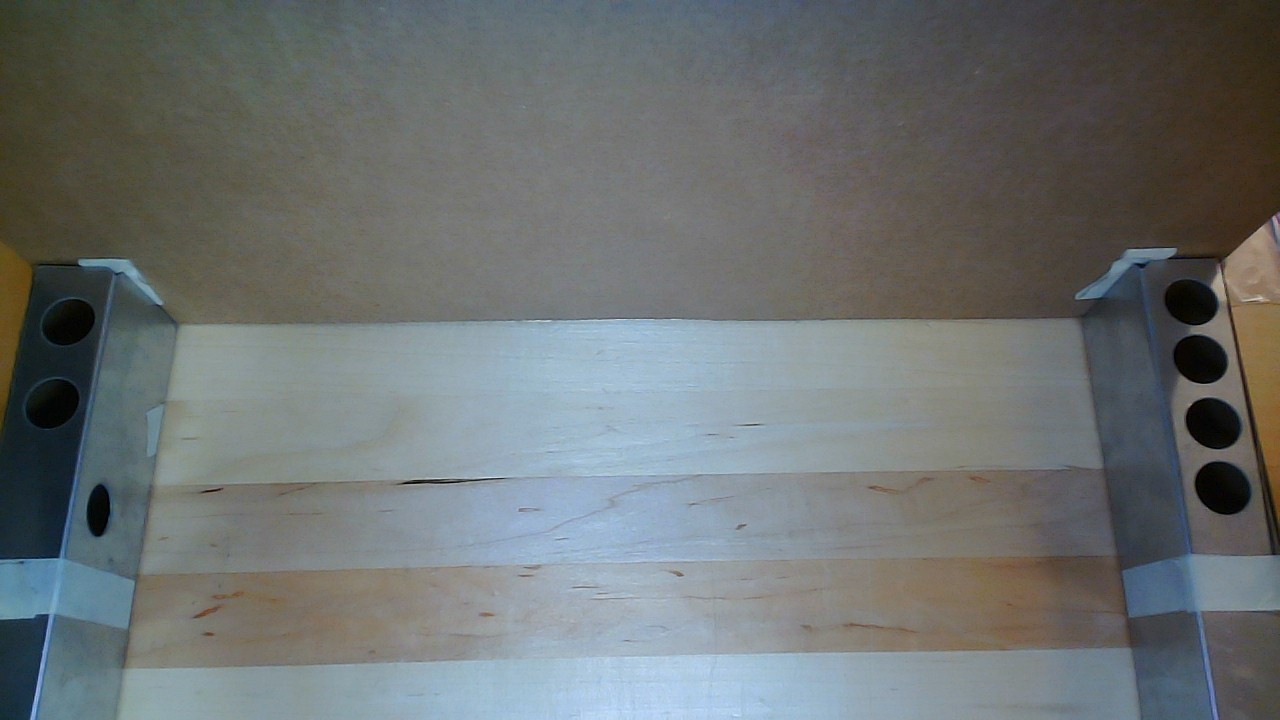
#> input picture Metal/Metal_1.jpg, 1280 x 720 px, given in place of the camera
$ python task_1.py
#> lines starting #> are read from the running program, lines starting #| are printed output that depends on the picture; after the words box and inside, x2 and y2 are one past the last pixel; in counts of white or black regions, pixels touching at a corner belong together; long printed decimals are rounded
# import dependencies
import os
import sys

import math
import numpy as np
import matplotlib.pyplot as plt

import cv2

from base64 import b64decode, b64encode
import PIL
import io
import html
import time

path_to_img = '/content/gdrive/MyDrive/Toyota Innovation Challenge Documents/Training Images/Metal/Metal_2.jpg'
algo_edgedetect = ['sobel', 'prewitt','canny','roberts','scharr']
def edgeDetector(img,algo_edgedetect=None):
    if algo_edgedetect == 'canny':
        img_edge = cv2.Canny(img,100,200)
    if algo_edgedetect == 'sobel':
        img_edge = cv2.Sobel(img,-1,1,0,ksize=-1)
    if algo_edgedetect == 'prewitt':
        prewitt_kernel_h = np.array([[1,1,1],
                                    [0,0,0],
                                    [-1,-1,-1]])
        prewitt_kernel_v = np.array([[-1,0,1],
                                    [-1,0,1],
                                    [-1,0,1]])
        prewitt_h = cv2.filter2D(img,-1,prewitt_kernel_h)
        prewitt_v = cv2.filter2D(img,-1,prewitt_kernel_v)
        img_edge = prewitt_h + prewitt_v
    if algo_edgedetect == 'roberts':
        roberts_kernel_h = np.array([[-1,0],[0,1]])
        roberts_kernel_v = np.array([[0,-1],[1,0]])
        roberts_h_ele = cv2.filter2D(img,-1,roberts_kernel_h)
        roberts_v_ele = cv2.filter2D(img,-1,roberts_kernel_v)
        img_edge = roberts_h_ele + roberts_v_ele
    if algo_edgedetect == 'scharr':
        # img_gaussian = cv2.GaussianBlur(img,(3,3),5)
        # img_edge = cv2.Laplacian(img_gaussian,-1)
        img_edge = cv2.Scharr(img,-1,1,0)
    # print(img_edge.dtype0
    plt.figure(figsize=(20,10))
    plt.subplot(121),plt.imshow(cv2.cvtColor(img,cv2.COLOR_BGR2RGB)),plt.title('Input',color='c')
    plt.subplot(122),plt.imshow(cv2.cvtColor(img_edge,cv2.COLOR_BGR2RGB)),plt.title('Output',color='c')
    #plt.show()
    return img_edge

# [47 lines left out: functions detectBlobs, process_contour, not called in this run]

circles = []

def distToClosestCircle(point):
  dist = 10000
  for c in circles:
    new_dist = math.sqrt((point[0] - c[0][0])**2 + (point[1] - c[0][1])**2)
    if new_dist < dist:
      dist = new_dist

  return dist

print(cv2.__version__)
vid = cv2.VideoCapture(0)
#for i in range(6):
while True:
    #path_to_img = 'Metal/Metal_' + str(i+1) + '.jpg'
    #image = cv2.imread(path_to_img)
    ret, image = vid.read()
#> image is the input picture: shape (720, 1280, 3); mean B, G, R 113, 113, 108
    # show the image, provide window name first
    grayscale = cv2.cvtColor(image,cv2.COLOR_BGR2GRAY)
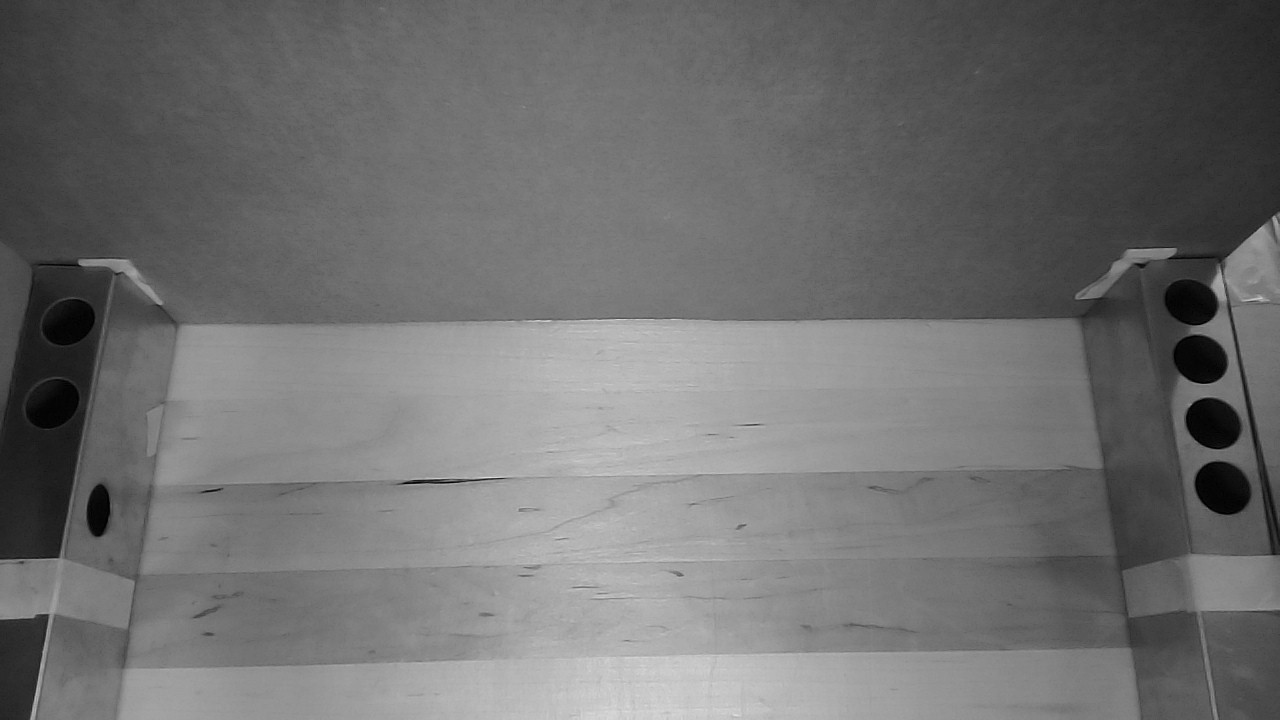
#> grayscale: shape (720, 1280); min 0, max 227, mean 111.5
    img_blur = cv2.GaussianBlur(grayscale, (3, 3), 0)
    #cv2_imshow(img_blur)
    adjusted = cv2.convertScaleAbs(img_blur, alpha=5.5, beta=10)
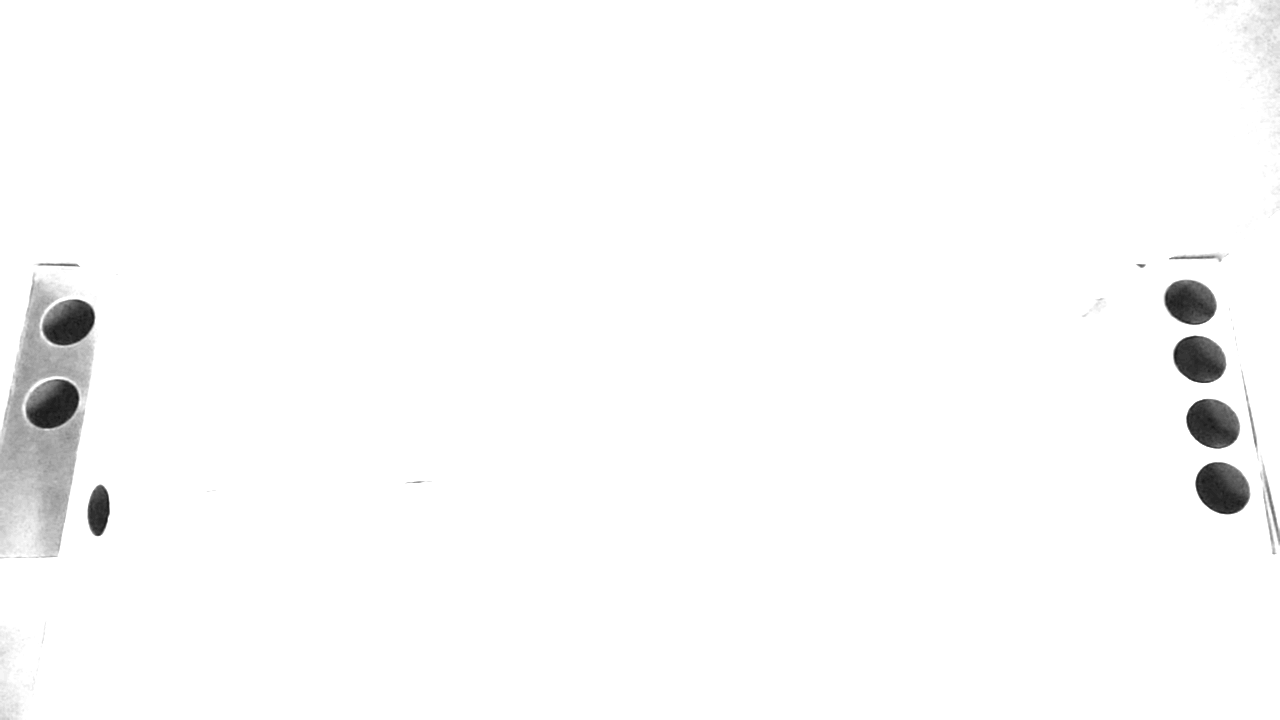
#> adjusted: shape (720, 1280); min 21, max 255, mean 251.1
    adjusted = cv2.GaussianBlur(adjusted, (3, 3), 0)
    #cv2_imshow(adjusted)
    img_edge = edgeDetector(adjusted,algo_edgedetect='canny')
#> in edgeDetector, `img_edge = cv2.Canny(img,100,200)`:
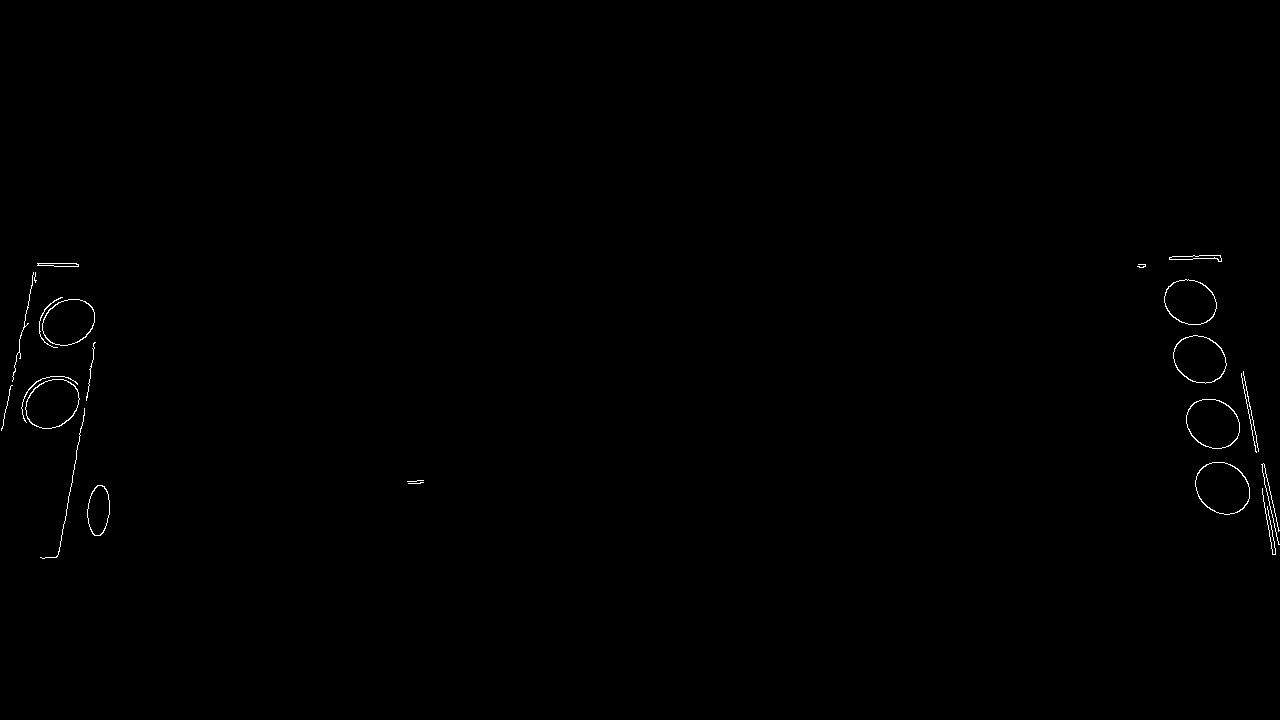
#> img_edge: shape (720, 1280); 0.28% white in thin lines or dots, all inside (x1, y1, x2, y2) = (1, 255, 1280, 559)

    contours, hierarchy = cv2.findContours(image=img_edge, mode=cv2.RETR_TREE, method=cv2.CHAIN_APPROX_NONE)
#> contours = 32 contours, 13 with area under 20; largest, box (x1, y1, x2, y2) and area: (1195, 462, 1250, 515) 2188, (1195, 462, 1250, 515) 2140, (1186, 399, 1240, 449) 2053, (25, 379, 80, 429) 2028, (1186, 399, 1240, 449) 2008
    image_copy = image.copy()
    circles = []
    for c in contours:

        area = cv2.contourArea(c)
        hull = cv2.convexHull(c)
        hull_area = cv2.contourArea(hull)
        x,y,w,h = cv2.boundingRect(c)
        aspect_ratio = float(w)/h
        if hull_area > 0 and aspect_ratio > 0.3 and aspect_ratio < 3:
            solidity = float(area)/hull_area
            if hull_area > 100 and solidity > -0.1:
                #cv2.drawContours(image=image_copy, contours=c, contourIdx=-1, color=(0, 255, 0), thickness=2, lineType=cv2.LINE_AA)
                ellipse = cv2.fitEllipse(c)
                ellipse_area = 3.1416 * ellipse[1][0] * ellipse[1][1]
                if distToClosestCircle(ellipse[0]) > 30:
                    circles.append(ellipse)
                    #cv2.ellipse(image_copy,cv2.fitEllipse(c), (0,255,0), 3)
                    print(ellipse_area)

                    #small ellipse
                    if ellipse_area < 1900:
                        if ellipse_area < 1500:
                            cv2.ellipse(image_copy,cv2.fitEllipse(c), (0,0,255), 3)
                        else:
                            cv2.ellipse(image_copy,cv2.fitEllipse(c), (0,255,0), 3)
                    elif ellipse_area < 2500:
                        cv2.ellipse(image_copy,cv2.fitEllipse(c), (255,0,0), 3)
                    elif ellipse_area < 4600 and aspect_ratio < 1:
                        if ellipse_area < 3500:
                            cv2.ellipse(image_copy,cv2.fitEllipse(c), (0,0,255), 3)
                        else:
                            cv2.ellipse(image_copy,cv2.fitEllipse(c), (0,255,0), 3)
                    else:
                        cv2.ellipse(image_copy,cv2.fitEllipse(c), (255,0,0), 3)
#> this loop made 32 passes
#> (area, hull_area, x, y, w, h, aspect_ratio, solidity) on passes 2, 3, 7, 8, 10, 11, 13, 14, 15, 19, 20, 21: (853, 878.5, 87, 485, 23, 51, 0.451, 0.971), (832, 855.5, 87, 485, 23, 51, 0.451, 0.973), (2187.5, 2220.5, 1195, 462, 55, 53, 1.04, 0.985), (2140.5, 2170.5, 1195, 462, 55, 53, 1.04, 0.986), (2053, 2079.5, 1186, 399, 54, 50, 1.08, 0.987), (2008, 2031.5, 1186, 399, 54, 50, 1.08, 0.988), (2027.5, 2066, 25, 379, 55, 50, 1.1, 0.981), (1984.5, 2021.5, 25, 379, 55, 50, 1.1, 0.982), (20, 1310, 21, 376, 57, 47, 1.21, 0.0153), (1930, 1968.5, 1173, 335, 54, 49, 1.1, 0.98), (1884, 1918.5, 1173, 335, 54, 49, 1.1, 0.982), (1866.5, 1898, 42, 299, 53, 47, 1.13, 0.983)
#> (area, hull_area, x, y, w, h, aspect_ratio) on passes 29 to 32: (104, 113.5, 37, 263, 42, 4, 10.5), (100, 107.5, 38, 263, 41, 4, 10.25), (158, 246.5, 1169, 255, 53, 7, 7.57), (153, 241.5, 1169, 255, 53, 7, 7.57)
#| 3421.183
#| 8751.846
#| 8212.559
#| 8111.993
#| 7723.556
#| 7468.980
#| 7281.348
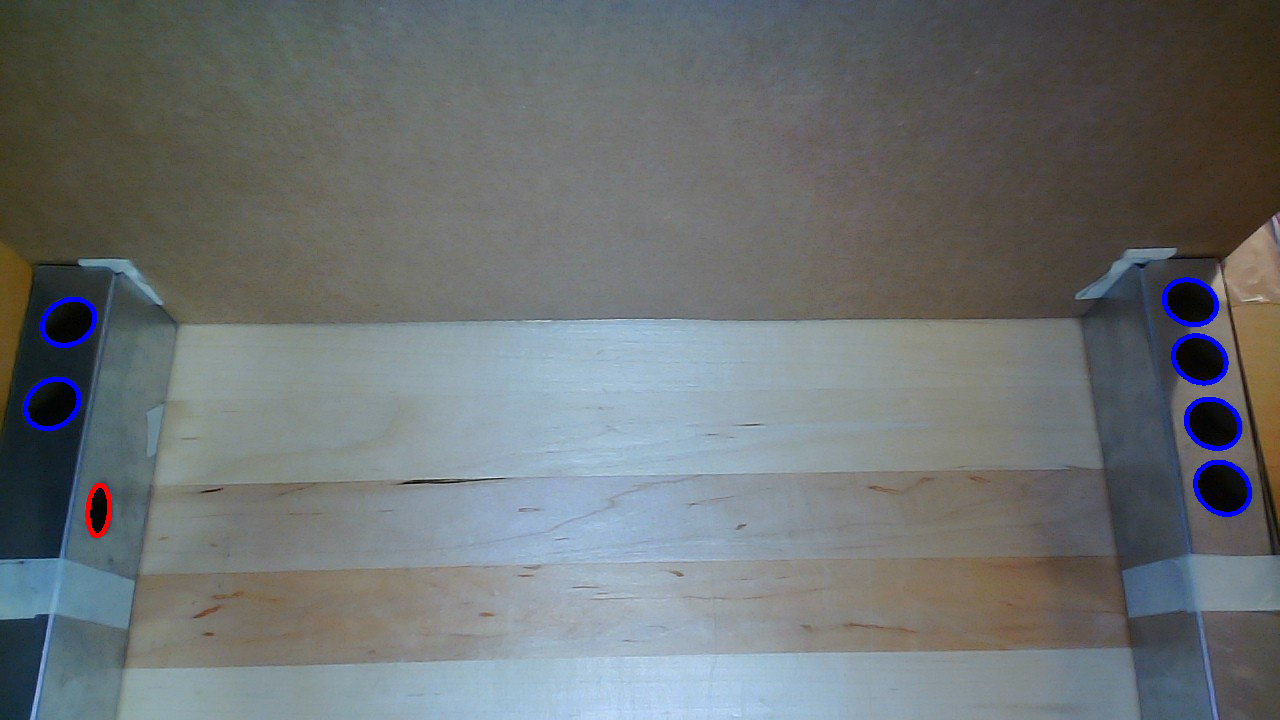
#> image_copy: shape (720, 1280, 3); 0.58% of pixels changed, all inside (x1, y1, x2, y2) = (23, 277, 1252, 538)
#> after the loop, circles = 7 items
    cv2.imshow("output", image_copy)
    if cv2.waitKey(1) & 0xFF == ord('q'):
#> (key q is pressed here)
        break

# After the loop release the cap object
vid.release()
# Destroy all the windows
cv2.destroyAllWindows()
    # see the results
    #cv2.imshow(str(i),image_copy)
cv2.waitKey(0)
cv2.destroyAllWindows()
cv2.waitKey(1)
#cv2.drawContours(image=image, contours=contours, contourIdx=-1, color=(0, 255, 0), thickness=2, lineType=cv2.LINE_AA)
#cv2_imshow(image)
#1200 -> small uncovered
# 1800 -> small covered


#2900 ~ 3300 -> big uncovered
#3750 ~ 4600 -> big covered
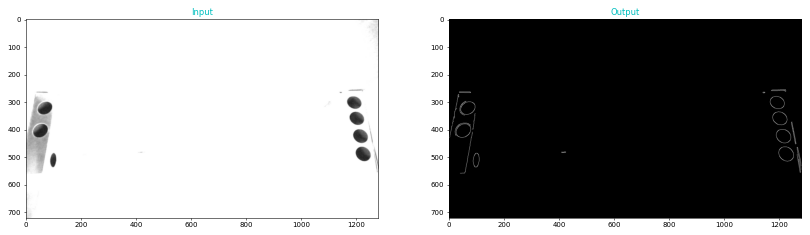
#> figure drawn by matplotlib, 2 panels
